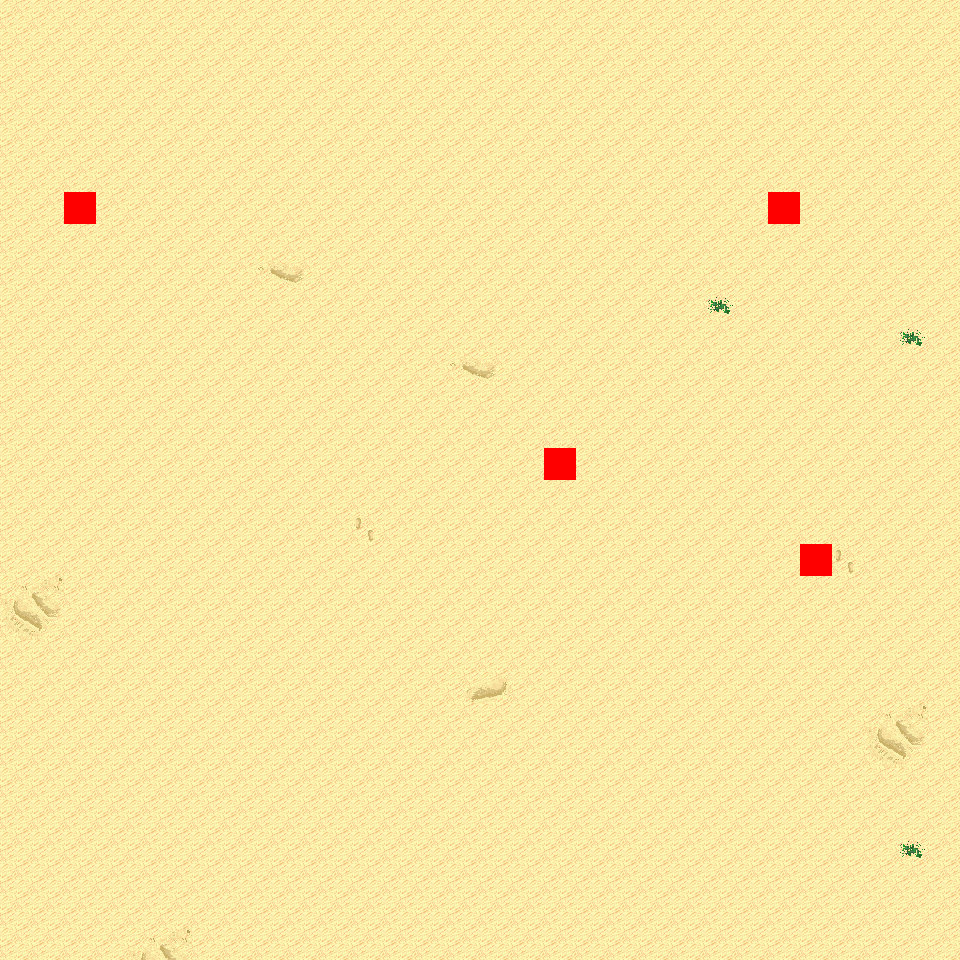

This game map was drawn from its Tiled (.tmx) file and the tilesets committed beside it. A one-line description and the trimmed map source follow:
An orthogonal 30x30 tile map with 32x32 px tiles, 6 tile layers (Ground, Object, Object2, Above, ...), 8 tilesets and 3 objects (3x mapExit).

<map version="1.0" orientation="orthogonal" renderorder="right-down" width="30" height="30" tilewidth="32" tileheight="32" nextobjectid="4">
  <tileset firstgid="1" name="tileset_logic_collision" tilewidth="32" tileheight="32" tilecount="1" columns="1">
    <image source="../drawable/tileset_logic_collision.png" width="32" height="32" />
  </tileset>
  <tileset firstgid="2" name="tileset_ground_ground" tilewidth="32" tileheight="32" tilecount="33" columns="3">
    <image source="../drawable/tileset_ground_ground.png" width="96" height="352" />
  </tileset>
  <tileset firstgid="35" name="tileset_ground_ridge_earth_pale" tilewidth="32" tileheight="32" tilecount="96" columns="12">
    <image source="../drawable/tileset_ground_ridge_earth_pale.png" width="384" height="256" />
  </tileset>
  <tileset firstgid="131" name="tileset_ground_ridge_earth_dark" tilewidth="32" tileheight="32" tilecount="96" columns="12">
    <image source="../drawable/tileset_ground_ridge_earth_dark.png" width="384" height="256" />
  </tileset>
  <tileset firstgid="227" name="tileset_terrain_desert" tilewidth="32" tileheight="32" tilecount="88" columns="8">
    <image source="../drawable/tileset_terrain_desert.png" width="256" height="352" />
  </tileset>
  <tileset firstgid="315" name="tileset_plant_tree_tree_darkgreen" tilewidth="32" tileheight="32" tilecount="88" columns="8">
    <image source="../drawable/tileset_plant_tree_tree_darkgreen.png" width="256" height="352" />
  </tileset>
  <tileset firstgid="403" name="tileset_ground_sand_2" tilewidth="32" tileheight="32" tilecount="15" columns="5">
    <image source="../drawable/tileset_ground_sand_2.png" width="160" height="96" />
  </tileset>
  <tileset firstgid="418" name="tileset_plant_cactus_2" tilewidth="32" tileheight="32" tilecount="10" columns="5">
    <image source="../drawable/tileset_plant_cactus_2.png" width="160" height="64" />
  </tileset>
  <layer name="Ground" width="30" height="30">
    <data>[900 cells, 900 non-empty, 12 distinct tile ids]</data>
  </layer>
  <layer name="Object" width="30" height="30">
    <data>[900 cells, 3 non-empty, 1 distinct tile ids]</data>
  </layer>
  <layer name="Object2" width="30" height="30">
    <data>[900 cells, 0 non-empty, 0 distinct tile ids]</data>
  </layer>
  <layer name="Above" width="30" height="30">
    <data>[900 cells, 0 non-empty, 0 distinct tile ids]</data>
  </layer>
  <layer name="Above2" width="30" height="30">
    <data>[900 cells, 0 non-empty, 0 distinct tile ids]</data>
  </layer>
  <layer name="Walkable" width="30" height="30">
    <data>[900 cells, 4 non-empty, 1 distinct tile ids]</data>
  </layer>
  <objectgroup name="MapEvents">
    <object id="1" name="south" type="mapExit" x="0" y="928" width="960" height="32">
      <properties>
        <property name="map" value="level_0_x37_y146" />
        <property name="x" value="0" />
        <property name="y" value="1" />
      </properties>
    </object>
    <object id="2" name="west" type="mapExit" x="0" y="0" width="32" height="960">
      <properties>
        <property name="map" value="level_0_x36_y145" />
        <property name="x" value="28" />
        <property name="y" value="0" />
      </properties>
    </object>
    <object id="3" name="east" type="mapExit" x="928" y="0" width="32" height="960">
      <properties>
        <property name="map" value="level_0_x38_y145" />
        <property name="x" value="1" />
        <property name="y" value="0" />
      </properties>
    </object>
  </objectgroup>
</map>
